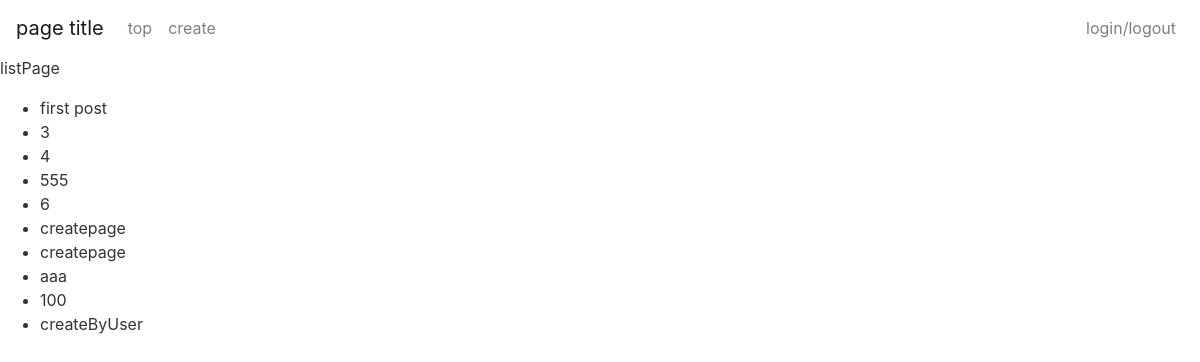
Page /list/ on the committed database.
### mywebsite/models.py (models this page shows, shortened)
class Article(models.Model):
    title = models.CharField(max_length=50)
    content = models.TextField()
    created_time = models.DateTimeField(auto_now_add=True)
    updated_time = models.DateTimeField(auto_now=True)
    author = models.ForeignKey(settings.AUTH_USER_MODEL, on_delete=models.CASCADE)

### mywebsite/views.py (the view)
# urls.py: path('list/', views.ListArticle.as_view(), name='listpage'),
class ListArticle(generic.ListView):
    template_name = 'pages/list.html'
    model = Article

### mywebsite/templates/pages/list.html
{% extends 'pages/base.html' %}
{% block content %}
    <p>listPage</p>
    <ul>
        {% for item in object_list %}
        <li><a href="{% url 'mywebsite:detailpage' item.pk %}">{{ item.title }}</a></li>
        {% endfor %}
    </ul>
{% endblock %}

### mywebsite/templates/pages/base.html (style rules this page uses)
body { background-color: #ffffff; color: #333333; }
a { color: #333333; }

### rows in the picture
Article: title "first post"
Article: title "3"
Article: title "4"
Article: title "555"
Article: title "6"
Article: title "createpage"
Article: title "createpage"
Article: title "aaa"
Article: title "100"
Article: title "createByUser"
